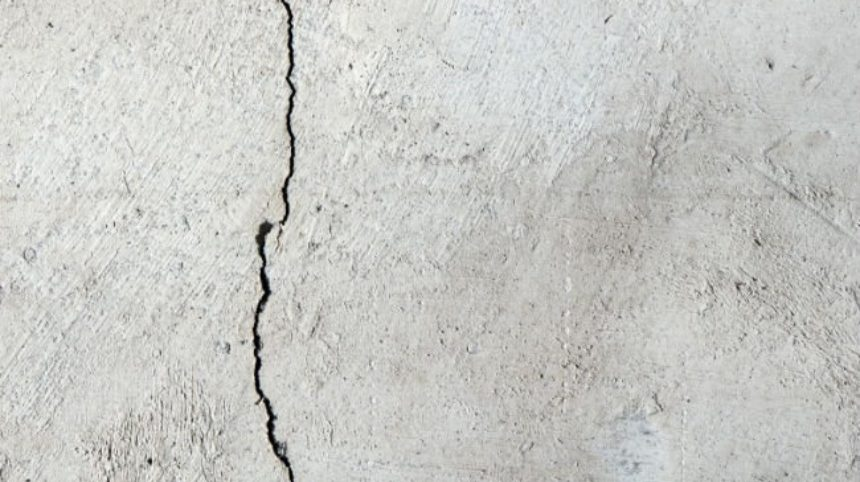
#> input picture Input-Set/Cracked_01.jpg, 860 x 482 px
$ python test.py
#> lines starting #> are read from the running program, lines starting #| are printed output that depends on the picture; after the words box and inside, x2 and y2 are one past the last pixel; in counts of white or black regions, pixels touching at a corner belong together
import numpy as np
import cv2
from matplotlib import pyplot as plt

img = cv2.imread('Input-Set/Cracked_01.jpg')
#> img is the input picture: shape (482, 860, 3); mean B, G, R 197.6, 201.2, 200.5
# img = cv2.imread('tree260/image/6192.jpg')

gray = cv2.cvtColor(img, cv2.COLOR_BGR2GRAY)

blur = cv2.blur(gray, (2, 2))

img_log = (np.log(blur + 1) / (np.log(1 + np.max(blur)))) * 255
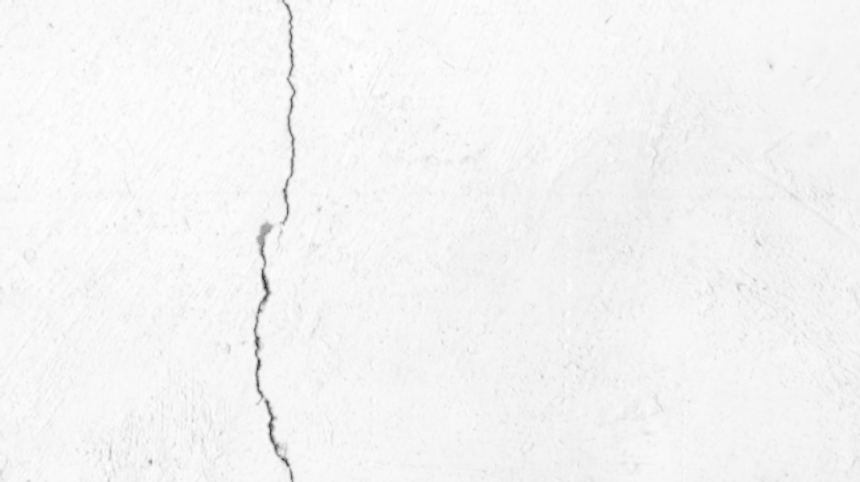
#> img_log: shape (482, 860) float16; min 32.06, max 255, mean 245

img_log = np.array(img_log, dtype=np.uint8)

bilateral = cv2.bilateralFilter(img_log, 5, 75, 75)

edges = cv2.Canny(bilateral, 100, 200)
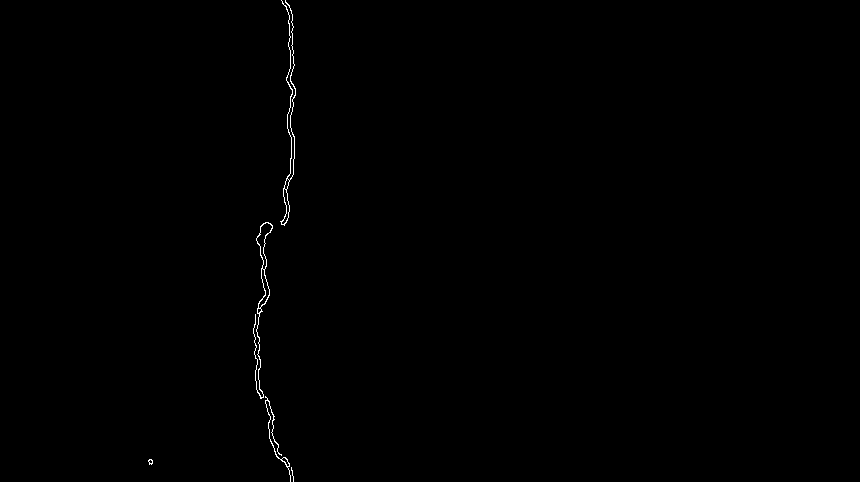
#> edges: shape (482, 860); 0.28% white in thin lines or dots, all inside (x1, y1, x2, y2) = (148, 0, 296, 482)

kernel = np.ones((5, 5), np.uint8)
closing = cv2.morphologyEx(edges, cv2.MORPH_CLOSE, kernel)
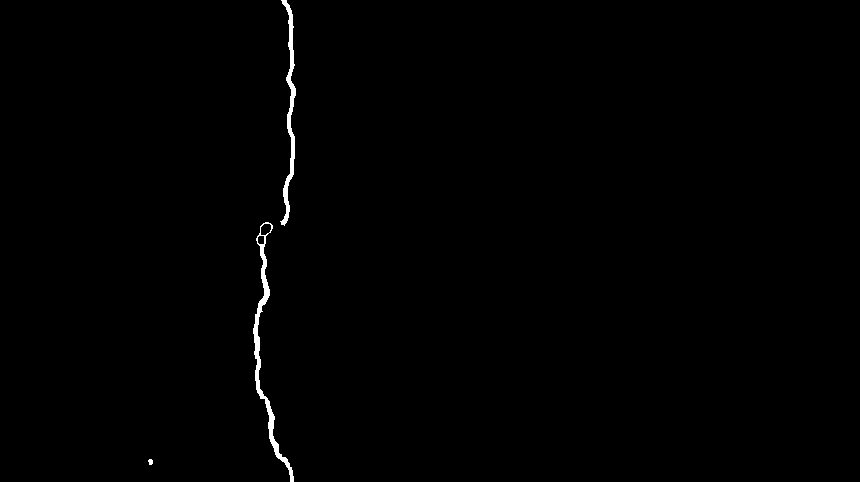
#> closing: shape (482, 860); 0.55% white; 3 white regions, box (x1, y1, x2, y2) and area: (253, 222, 294, 482) 1266, (280, 0, 296, 226) 990, (148, 459, 153, 465) 24

sift = cv2.xfeatures2d.SIFT_create()

# orb = cv2.ORB_create(nfeatures=1500)
keypoints, descriptors = sift.detectAndCompute(closing, None)
#> keypoints = 49 keypoints; strongest (x, y, size): (150, 462, 3.5), (284, 222, 4.1), (290, 44, 4.2), (257, 340, 5.1)
featuredImg = cv2.drawKeypoints(closing, keypoints, None)

plt.subplot(121), plt.imshow(img)
plt.title('Original'), plt.xticks([]), plt.yticks([])
plt.subplot(122), plt.imshow(featuredImg, cmap='gray')
plt.title('Output Image'), plt.xticks([]), plt.yticks([])
plt.show()
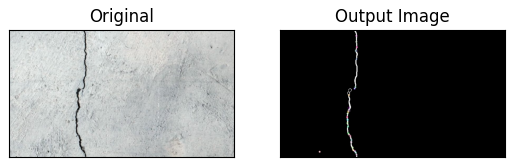
#> figure drawn by matplotlib, 2 panels; B, G, R data is drawn as R, G, B

$ run again, with Input-Set/Cracked_02.jpg copied over Input-Set/Cracked_01.jpg
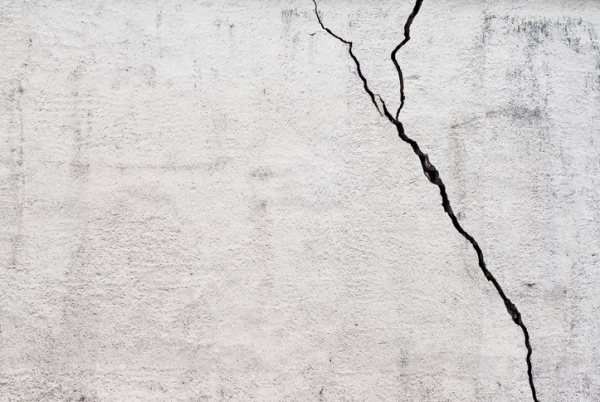
#> input picture Input-Set/Cracked_02.jpg, 600 x 402 px
#> img is the input picture: shape (402, 600, 3); mean B, G, R 208.4, 209.4, 211.8
#> `edges = cv2.Canny(bilateral, 100, 200)`:
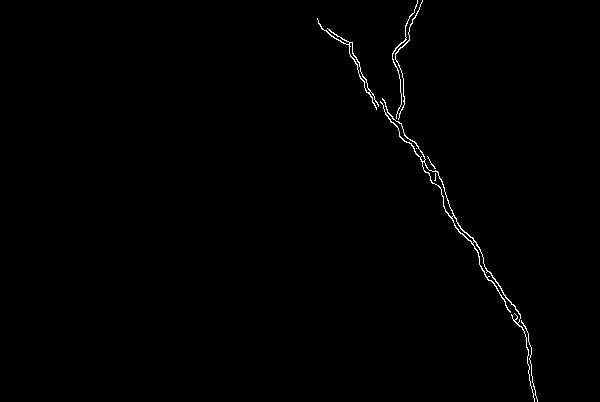
#> edges: shape (402, 600); 0.6% white in thin lines or dots, all inside (x1, y1, x2, y2) = (317, 0, 538, 402)
#> closing: shape (402, 600); 1.2% white; 1 white region, box (x1, y1, x2, y2) and area: (317, 0, 538, 402) 2939
#> keypoints = 63 keypoints; strongest (x, y, size): (489, 276, 5.9), (516, 317, 7.5), (436, 179, 8.5), (395, 119, 7.3)
#> `plt.show()`:
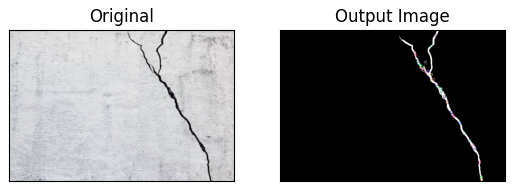
#> figure drawn by matplotlib, 2 panels; B, G, R data is drawn as R, G, B

$ run again, with Input-Set/Cracked_03.jpg copied over Input-Set/Cracked_01.jpg
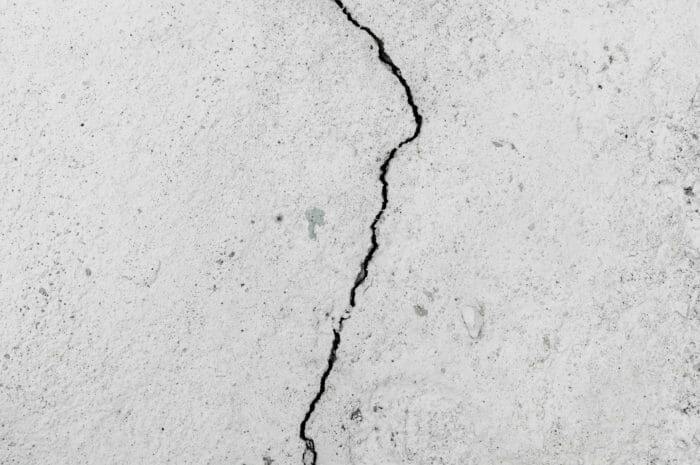
#> input picture Input-Set/Cracked_03.jpg, 700 x 465 px
#> img is the input picture: shape (465, 700, 3); mean B, G, R 208.6, 208.7, 208.7
#> `edges = cv2.Canny(bilateral, 100, 200)`:
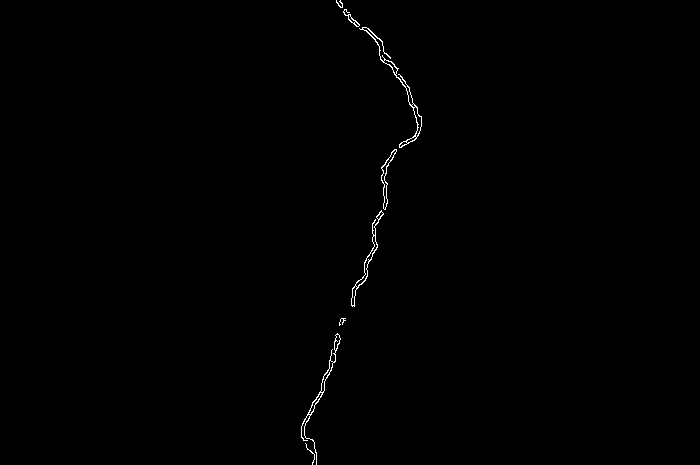
#> edges: shape (465, 700); 0.37% white in thin lines or dots, all inside (x1, y1, x2, y2) = (301, 0, 422, 465)
#> closing: shape (465, 700); 0.68% white; 5 white regions, box (x1, y1, x2, y2) and area: (343, 9, 422, 148) 821, (351, 149, 397, 307) 720, (301, 333, 341, 465) 598, (336, 0, 343, 8) 41, (339, 318, 346, 326) 35
#> keypoints = 59 keypoints; strongest (x, y, size): (342, 321, 4.2), (353, 304, 3.2), (401, 145, 3.5), (394, 151, 3.4)
#> `plt.show()`:
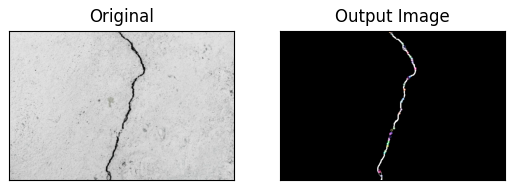
#> figure drawn by matplotlib, 2 panels; B, G, R data is drawn as R, G, B
